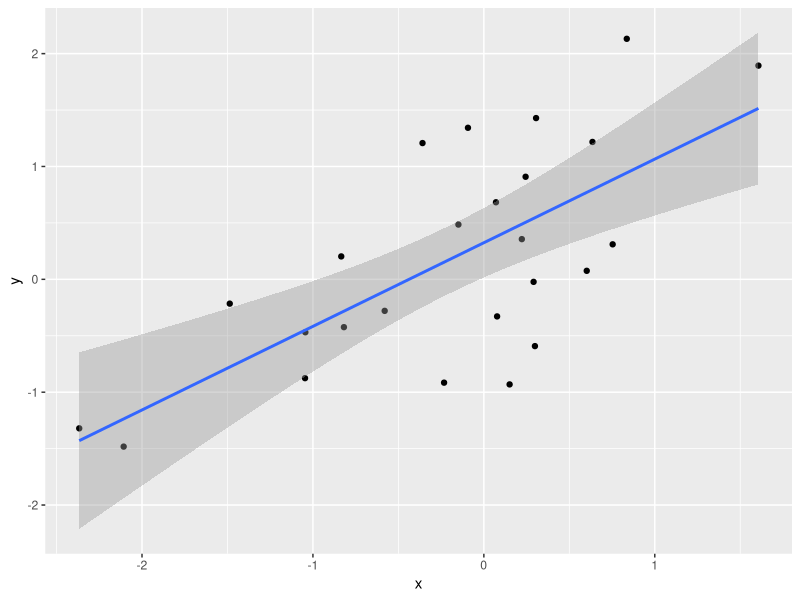
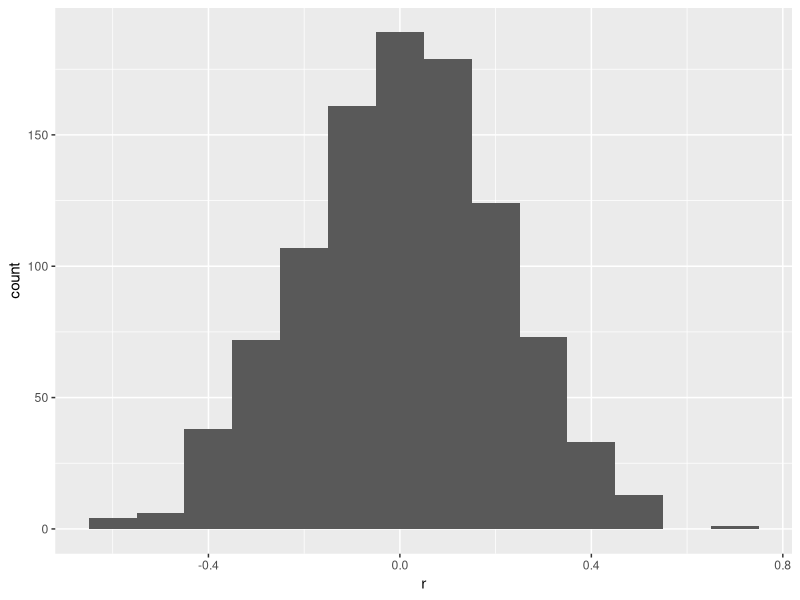
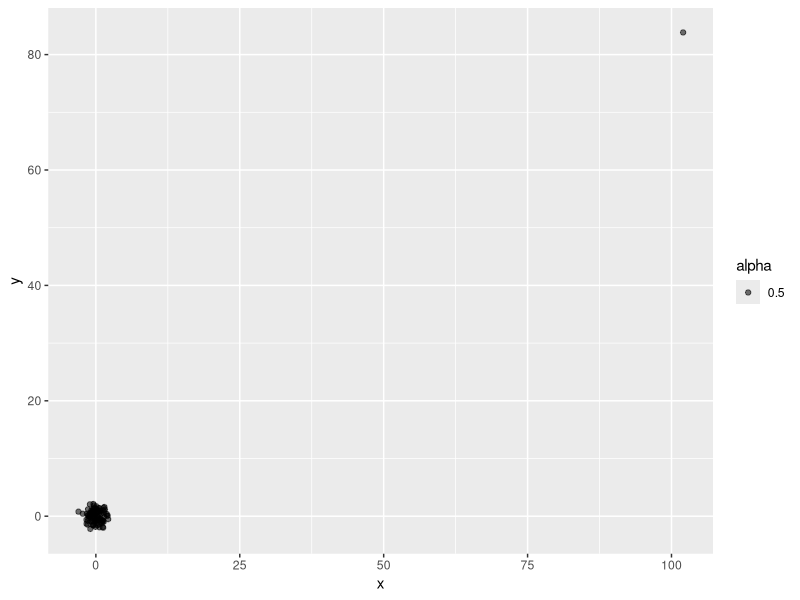
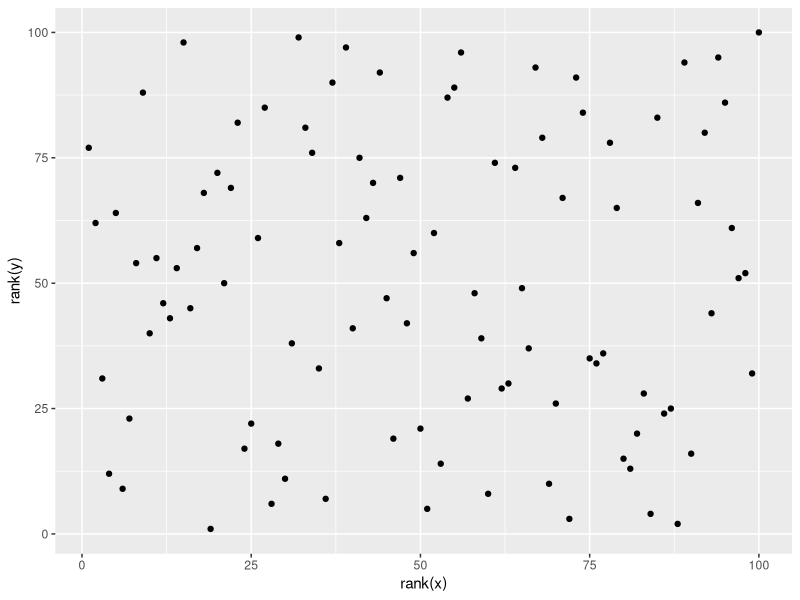
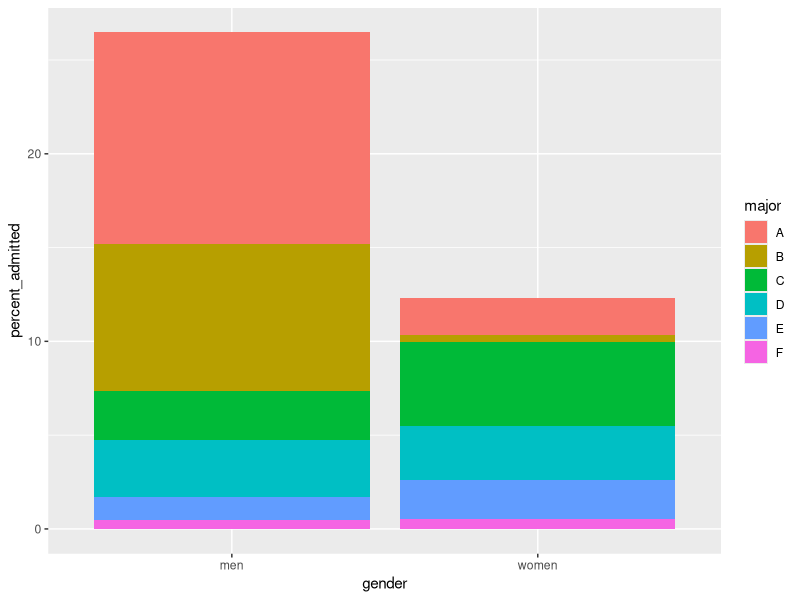
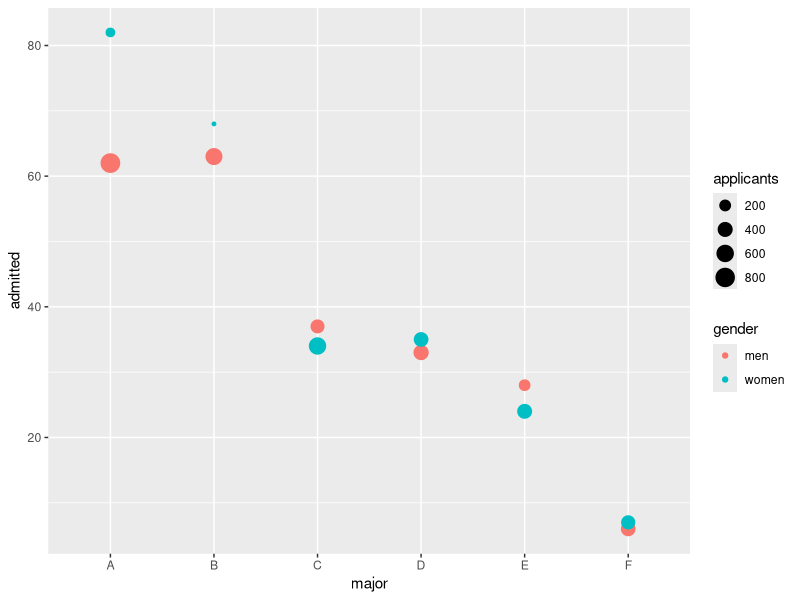

Reproduce these figures in R, in order.
## ---- chunk 1
library(tidyverse)
library(broom)

## ---- chunk 2
N <- 25
g<- 1000

sim_data <- tibble(group = rep(1:g, each = N), x = rnorm(N * g), y = rnorm(N * g))

# calculate the correltatoin for each group
res <- sim_data |> 
  group_by(group) |> 
  summarise(r = cor(x, y)) |> 
  arrange(desc(r))
res

# graph points from the data set with maximum correlation

sim_data |> 
  filter(
    group == pull(slice_max(res, r), group) # filter for group with highest cor.
  ) |> 
  ggplot(aes(x,y)) +
  geom_point() +
  geom_smooth(method = "lm")

#hist of group correlation in monte carlo simulation 
res |> 
  ggplot(aes(x = r)) +
  geom_histogram(binwidth = 0.1)

# linear model for group with highest r 
sim_data |> 
  filter(
    group == pull(slice_max(res,r), group)
  ) |> 
  summarize(tidy(lm(y ~ x)))
    
## ---- chunk 3
# simulate independent X, Y and standardize all except entry 23
# note that you may get different values than those shown in the video depending on R
set.seed(1985)
x <- rnorm(100,100,1)
y <- rnorm(100,84,1)
x[-23] <- scale(x[-23])
y[-23] <- scale(y[-23])

# plot to show the outlier

qplot(x, y, alpha = 0.5)

# cor would be 0 or close to 0 with no outlier but because f of the outlier there appears to be strong correlation, but when remove it the calue is almost zero

cor(x,y)
cor(x[-23], y[-23])
## ---- chunk 4
qplot(rank(x), rank(y))
cor(rank(x), rank(y))

# you can use the spearman correlation calculation within the cor() function
cor(x, y, method = "spearman")
## ---- chunk 5
library(dslabs)
data(admissions)
admissions

# calculate women vs. men admitted
admissions |> colnames()
admissions |> 
  group_by(gender) |> 
  summarize(
          percentage = round(sum(admitted * applicants)/sum(applicants), 1))

# test if admission and geneder are independent
admissions |> 
  group_by(gender) |> 
  summarize(total_admitted = round(sum(admitted / 100 * applicants)),
            not_admitted = round(sum((100- admitted) / 100 * applicants))) |> 
  select(-gender) %>%
  summarize(tidy(chisq.test(.)))

# percent by major

admissions |> 
  select(gender, major, admitted) |> 
  pivot_wider(names_from = gender, values_from = admitted) |> 
  mutate(women_minus_men = women - men)

# plot % of applicants admitted by gender
admissions |> 
  mutate(percent_admitted = admitted * applicants / sum(applicants)) |> 
  ggplot(aes(gender, y = percent_admitted, fill = major)) + 
  geom_bar(stat = "identity", position = "stack")
# from this we can see that a majority of the men admitted com from major A and B


# plot admissions stratified by major

admissions |> 
  ggplot(aes(major, admitted, color = gender, size = applicants)) + 
  geom_point()

#avaerage aditted rate across majors by gender
admissions |> 
  group_by(gender) |> 
  summarize(average = round(mean(admitted), 1))
